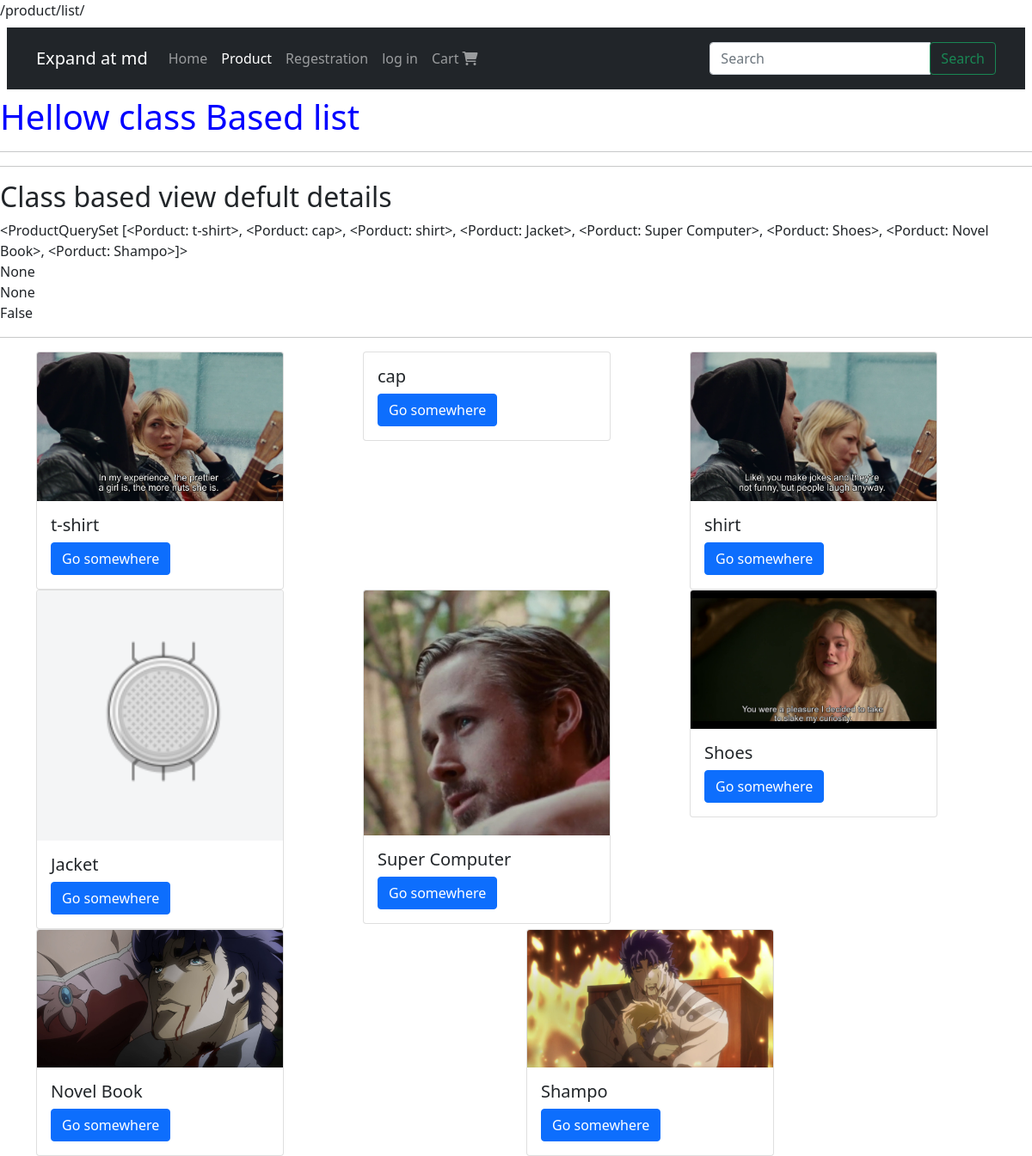
The page /product/list/ on the database its author committed.
### product/models.py (models this page shows, shortened)
class Porduct(models.Model):
   title          = models.CharField(max_length=120)
   description    = models.TextField()
   slug           = models.SlugField(blank=True,unique=True)
   featured       = models.BooleanField(default=True)
   price          = models.DecimalField(decimal_places=2,max_digits=20,default=00.00)
   product_image  = models.ImageField(upload_to=upload_image_path,null=True,blank=False)
   active_prduct  = models.BooleanField(default=True)
   objects = Product_manager()
   def __str__(self):
      return self.title
   def get_absolute_url(self):
      return reverse('product:product_detail_link',kwargs={"slug":self.slug})

### product/views/main.py (the view)
# urls.py: path('list/',List.as_view(),name='product_list_link'),
class List(ListView):
   queryset = Porduct.objects.all()
   template_name = 'main/list.html'

### product/templates/main/list.html
{% extends 'base.html' %}
{% load static %}
{% block body %}
    <h1 class="text_color">Hellow class Based list</h1>
    <hr>
    <hr>
    <h2> Class based view defult details</h2>
    {{ object_list }}<br>
    {{ paginator }}<br>
    {{ page_obj }}<br>
    {{ is_paginated }}
    <hr>
    <div class="container">
        <div class="row">
            {% for object in object_list %}
                <div class="col">
                    {% include 'products/cards.html' with instance=object %}
                </div>
            {% endfor %}
        </div>
    </div>
{% endblock %}

### templates/base.html (shortened to what this page needs)
<!doctype html>
<html lang="en">
  <head>
      {% include 'Base/css.html' %}
      {% include 'Base/navBar.html'%}
  </head>
  <body>
  {% block body %}{% endblock %}
  </body>
</html>

### templates/Base/css.html (shortened to what this page needs)
{% load static %}
    <link href="https://cdn.jsdelivr.net/npm/bootstrap@5.1.3/dist/css/bootstrap.min.css" rel="stylesheet">
    <link rel="stylesheet" href="{% static 'product/style.css' %}">
    <link rel="stylesheet" href="https://cdnjs.cloudflare.com/ajax/libs/font-awesome/6.0.0-beta3/css/all.min.css">

### templates/Base/navBar.html (shortened to what this page needs)
{% url 'home_page_link' as home_url %}
{% url 'registation_page_link' as reg_url %}
{% url 'login_link' as log_in_url %}
{% url 'logout_link' as log_out_url %}
{% url 'product:product_list_link' as product_list_url %}
{% url 'contact_link' as contact_url %}
{% url 'shopping_Cart:chart_home_link' as cart_url %}
<div class="m-2">
    <nav class="navbar navbar-expand-md navbar-dark bg-dark p-3">
        <div class="container">
            <a class="navbar-brand" href="#">Expand at md</a>
            <div class="collapse navbar-collapse" id="nav_data">
                <ul class="navbar-nav">
                      <li class="nav-item">
                        <a class="nav-link {% if request.path == home_url %}active{% endif %}" href="{{ home_url }}">Home</a>
                      </li>
                        <li class="nav-item">
                            <a class="nav-link {% if request.path == product_list_url %}active{% endif %}" href="{{ product_list_url }}">Product</a>
                      </li>
                    {% if request.user.is_authenticated %}
                        <li class="nav-item">
                        <a class="nav-link {% if request.path == contact_url %}active{% endif %}" href="{{ contact_url }}">Contact</a>
                      </li>
                        <li class="nav-item">
                        <a class="nav-link {% if request.path == log_out_url %}active{% endif %}" href="{{ log_out_url }}">log out</a>
                      </li>
                    {% else %}
                        <li class="nav-item">
                        <a class="nav-link {% if request.path == reg_url %}active{% endif %}" href="{{ reg_url }}">Regestration</a>
                      </li>
                        <li class="nav-item">
                        <a class="nav-link {% if request.path == log_in_url %}active{% endif %}" href="{{ log_in_url }}">log in</a>
                      </li>
                    {% endif %}
                        <li class="nav-item">
                        <a class="nav-link {% if request.path == cart_url %}active{% endif %}" href="{{ cart_url }}">Cart <i class="fa fa-shopping-cart" aria-hidden="true"></i> {{ request.session.total_cart_product }}</a>
                      </li>
                </ul>
          </div>
        <div class="d-flex flex-row-reverse">
              {% include 'Search/SearchForm.html' %}
        </div>
        </div>
    </nav>
</div>

### templates/Search/SearchForm.html
<form class="d-flex" action="{% url 'search:search_product_link' %}" method="GET">
    <div class="input-group">
        <input class="form-control" type="search" name="q" value="{{ request.GET.q }}" placeholder="Search" aria-label="Search">
        <span class="input-group-btn">
            <button class="btn btn-outline-success" type="submit">Search</button>
        </span>
    </div>
 </form>

### templates/products/cards.html
<div class="card" style="width: 18rem;">
    {% if instance.product_image %}
        <a href="{{ instance.get_absolute_url }}">
            <img class="card-img-top" src="{{ instance.product_image.url }}" alt="{{ instance.title }} logo ">
        </a>
    {% endif %}
  <div class="card-body">
    <h5 class="card-title">{{ instance.title }}</h5>
    <a href="{{ instance.get_absolute_url }}" class="btn btn-primary">Go somewhere</a>
  </div>
</div>

### templates/Base/js.html (shortened to what this page needs)
{% load static %}

### static/product/style.css (style rules this page uses)
.text_color { color: blue; }

### rows shown on the page
Porduct: title.title "<ProductQuerySet [<Porduct: t-shirt>, <Porduct: cap>, <Porduct: shirt>, <Porduct: Jacket>, <Porduct: Super Computer>, <Porduct: Shoes>, <Porduct: Novel Book>, <Porduct: Shampo>]>", product_image (picture), title "t-shirt"
Porduct: title "cap"
Porduct: product_image (picture), title "shirt"
Porduct: product_image (picture), title "Jacket"
Porduct: product_image (picture), title "Super Computer"
Porduct: product_image (picture), title "Shoes"
Porduct: product_image (picture), title "Novel Book"
Porduct: product_image (picture), title "Shampo"

### other values the page prints
{{ paginator }} "None"
{{ page_obj }} "None"
{{ is_paginated }} "False"
